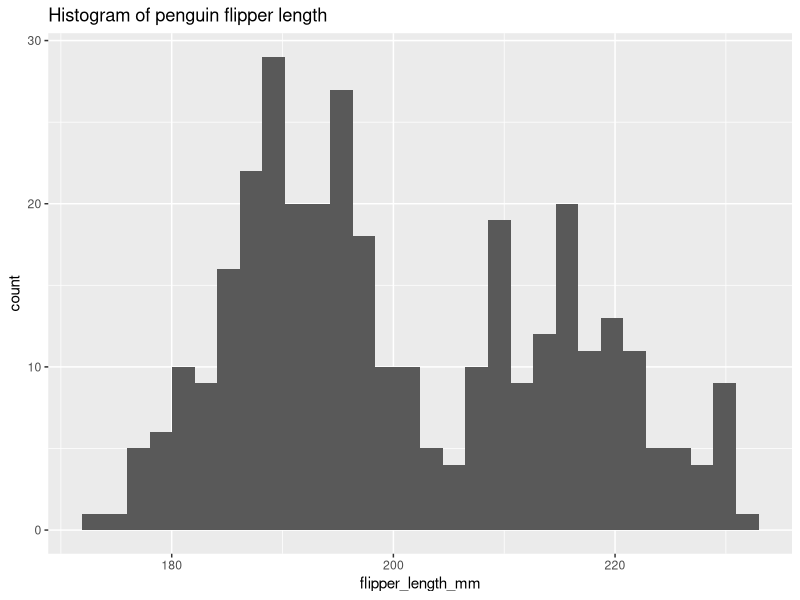
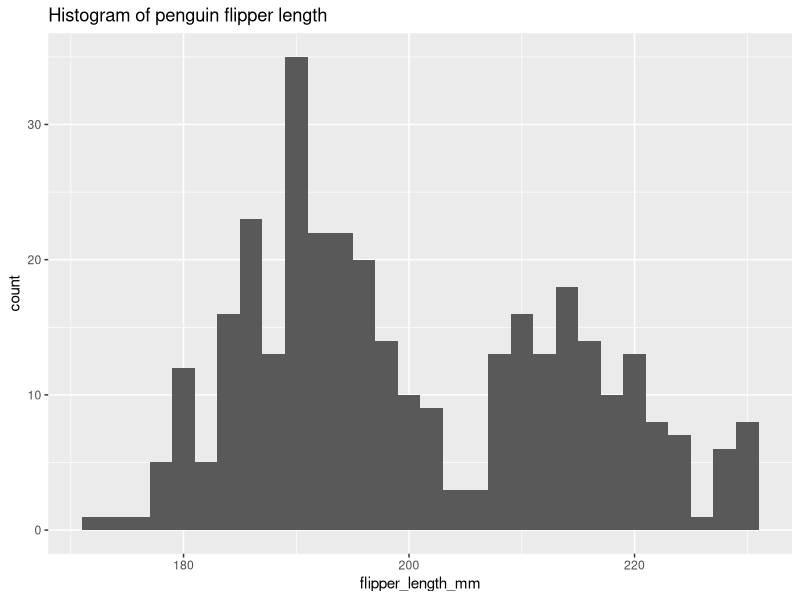
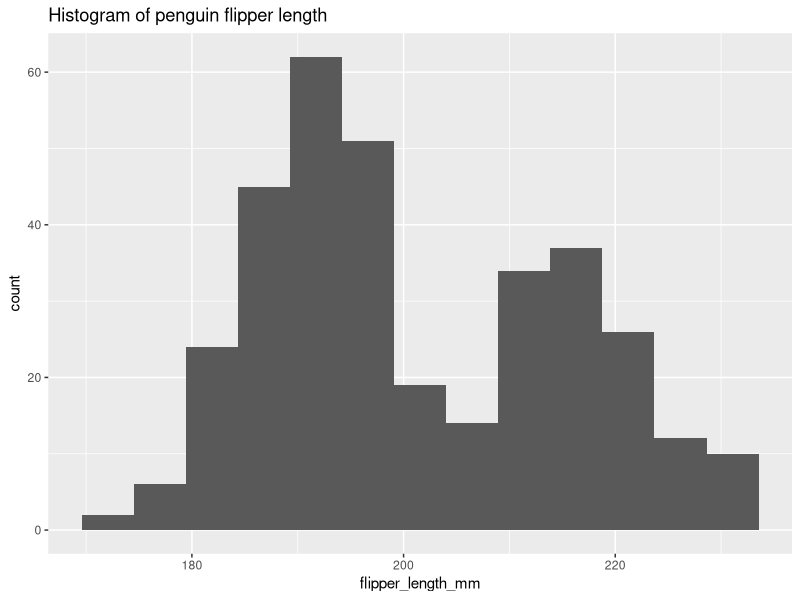
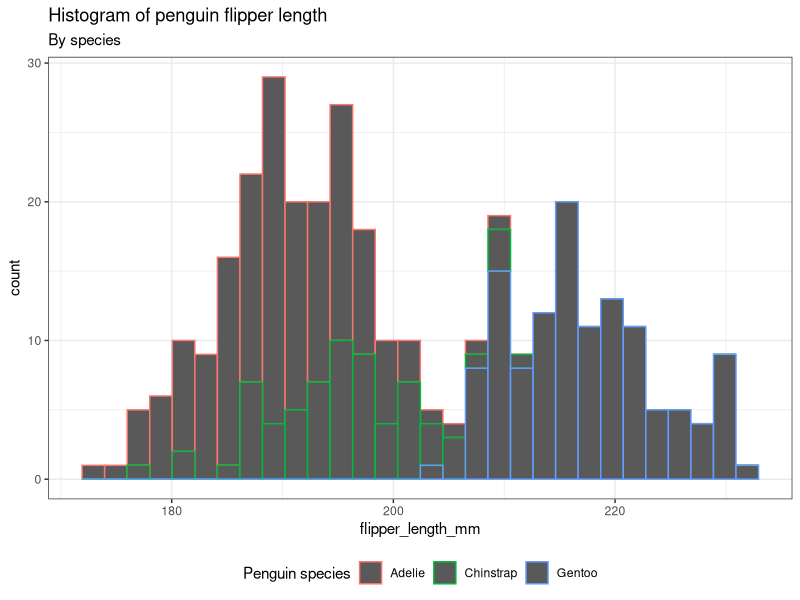
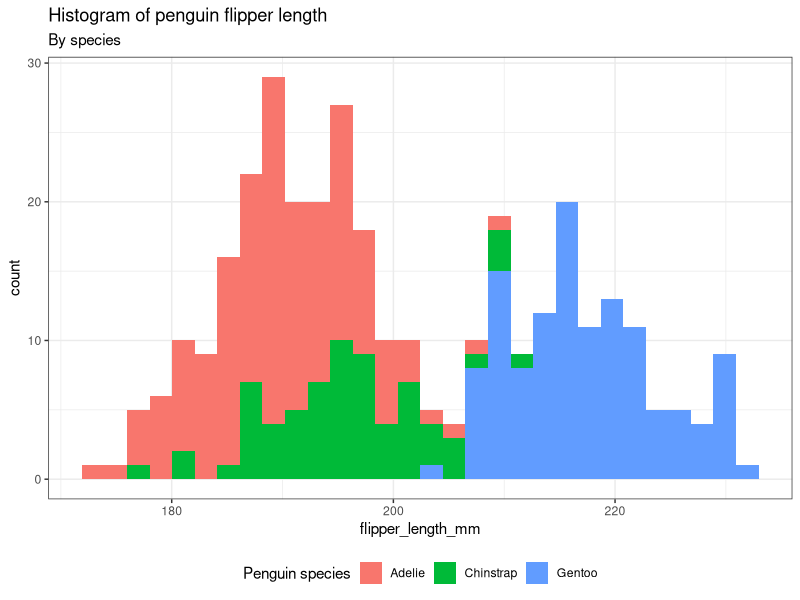
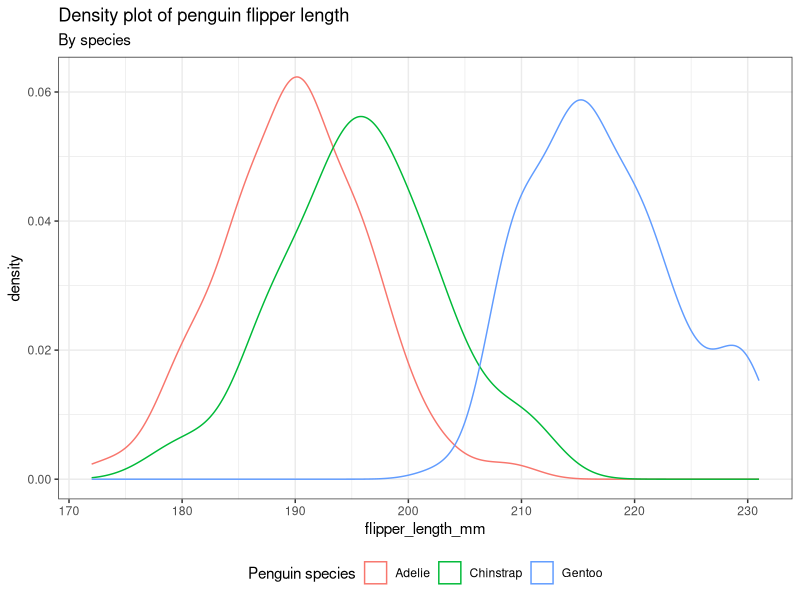
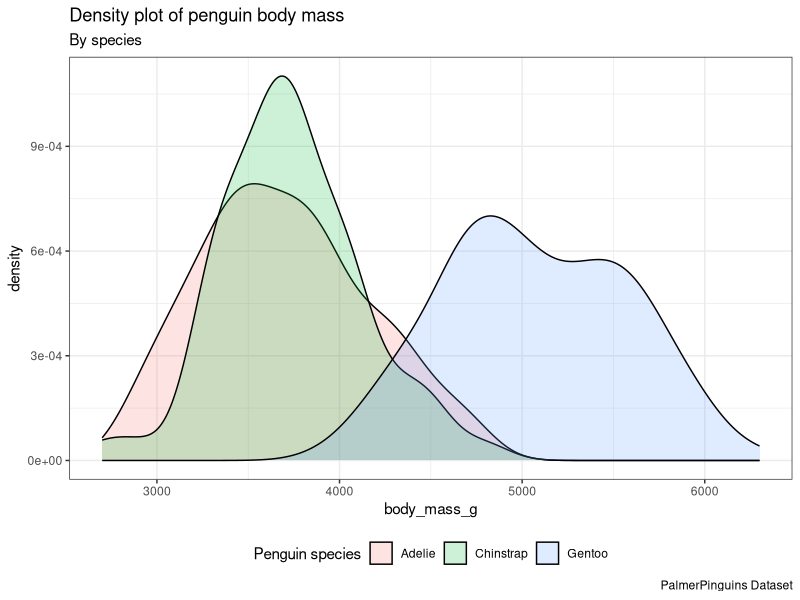
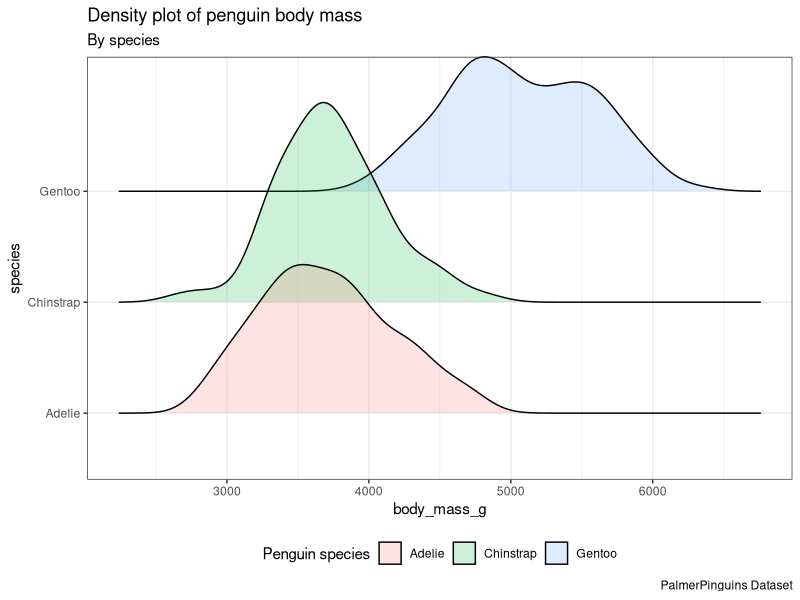

Reproduce these figures in R, in order.
## ---- chunk 1
library(palmerpenguins)
library(tidyverse)
## ---- chunk 2
# Or glimpse() for a sort of transposed view, so we can see all columns:
glimpse(penguins)
## ---- chunk 3
ggplot(penguins, aes(x = flipper_length_mm)) + 
  geom_histogram() + 
  labs(title = "Histogram of penguin flipper length")

## ---- chunk 4
ggplot(penguins, aes(x = flipper_length_mm)) + 
  geom_histogram(binwidth = 2) + 
  labs(title = "Histogram of penguin flipper length")

ggplot(penguins, aes(x = flipper_length_mm)) + 
  geom_histogram(bins = 13) + 
  labs(title = "Histogram of penguin flipper length")

## ---- chunk 5
ggplot(penguins) + 
  aes(x = flipper_length_mm, color = species) + 
  geom_histogram(bins = 30) + 
  theme_bw() + 
  theme(legend.position = "bottom") + 
  labs(title = "Histogram of penguin flipper length", 
       subtitle = "By species", 
       color = "Penguin species")
## ---- chunk 6
ggplot(penguins) + 
  aes(x = flipper_length_mm, fill = species) + 
  geom_histogram(bins = 30) + 
  theme_bw() + 
  theme(legend.position = "bottom") + 
  labs(title = "Histogram of penguin flipper length", 
       subtitle = "By species",
       fill = "Penguin species")
## ---- chunk 7
ggplot(penguins) + 
  aes(x = flipper_length_mm, color = species) + 
  geom_density() + 
  theme_bw() + 
  theme(legend.position = "bottom") + 
  labs(title = "Density plot of penguin flipper length", 
       subtitle = "By species",
       color = "Penguin species")
## ---- chunk 8
ggplot(penguins) + 
  aes(x = body_mass_g, fill = species) + 
  geom_density(alpha = 0.2) + 
  theme_bw() + 
  theme(legend.position = "bottom") + 
  labs(title = "Density plot of penguin body mass", 
       subtitle = "By species",
       caption = "PalmerPinguins Dataset",
       fill = "Penguin species")
## ---- chunk 9
library(ggridges)
ggplot(penguins) + 
  aes(x = body_mass_g, y = species, fill = species) + 
  geom_density_ridges(alpha = 0.2) + 
  theme_bw() + 
  theme(legend.position = "bottom") + 
  labs(title = "Density plot of penguin body mass", 
       subtitle = "By species",
       caption = "PalmerPinguins Dataset",
       fill = "Penguin species") 

## ---- chunk 10
ggplot(penguins, aes(x = species)) +
  geom_bar()
## ---- chunk 11
ggplot(penguins, aes(x = island, fill = species)) +
  geom_bar()
## ---- chunk 12
ggplot(penguins, aes(x = island, fill = species)) +
  geom_bar(position = "fill")
## ---- chunk 13

ggplot(penguins, aes(x = species, y = body_mass_g)) +
  theme_bw() +
  stat_summary(fun = "mean",
               geom = "bar",
               alpha = 0.5,
               color = "black",
               size = 0.5,
               mapping = aes(fill = species)) +
  stat_summary(fun.data = "mean_se",
               geom = "errorbar",
               width = 0.5)
## ---- chunk 14
penguins |> 
  filter(species == "Gentoo", !is.na(sex)) |> 
  ggplot(aes(x = sex, y = bill_length_mm)) + 
  theme_bw() +
  stat_summary(geom = "bar",
               fun = "mean",
               alpha = 0.5,
               color = "black",
               size = 0.5,
               mapping = aes(fill=sex)) +
    stat_summary(fun.data = "mean_se", 
                 geom = "errorbar", 
                 width = 0.5) +
  scale_fill_brewer(palette = "Dark2")
